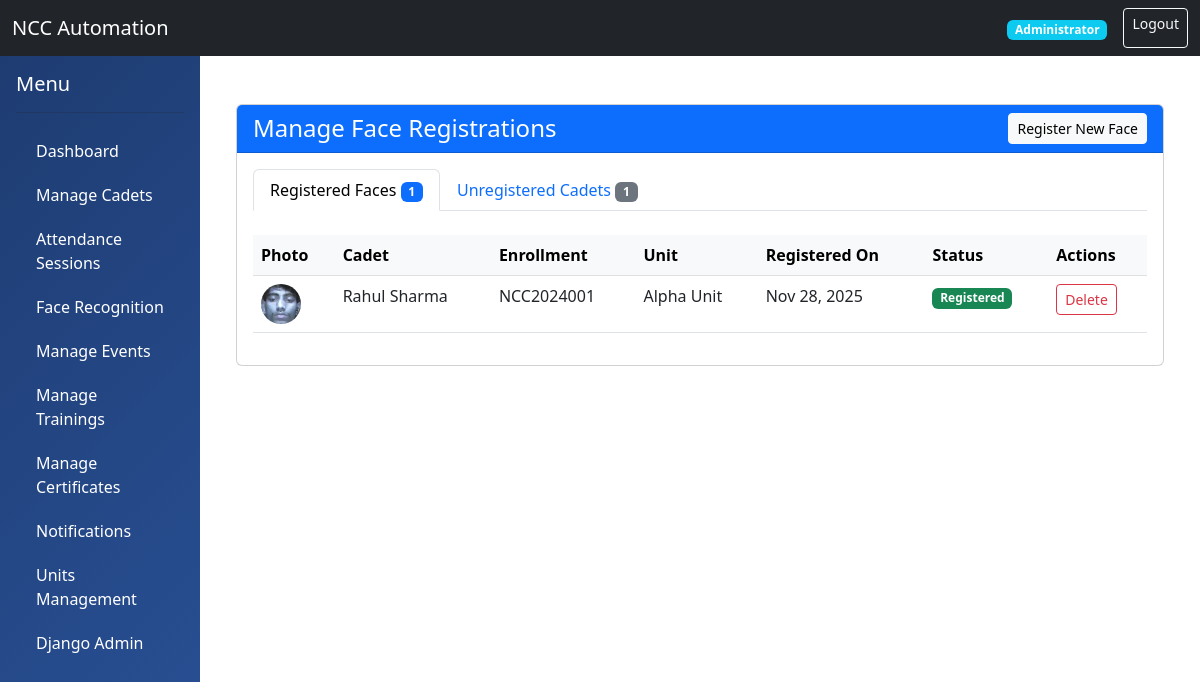
/attendance/face/manage/ (signed in), run on the app's committed database.
### accounts/models.py (models this page shows, shortened)
class User(AbstractUser):
    ROLE_CHOICES = (
        ('ADMIN', 'Administrator'),
        ('OFFICER', 'NCC Officer'),
        ('CADET', 'Cadet'),
    )
    role = models.CharField(max_length=10, choices=ROLE_CHOICES, default='CADET')
    phone_number = models.CharField(max_length=15, blank=True, null=True)
    profile_picture = models.ImageField(upload_to='profiles/', blank=True, null=True)
    date_of_birth = models.DateField(blank=True, null=True)
    address = models.TextField(blank=True, null=True)
    created_at = models.DateTimeField(auto_now_add=True)
    updated_at = models.DateTimeField(auto_now=True)
    is_active_member = models.BooleanField(default=True)
    class Meta:
        db_table = 'users'
        permissions = (
            ('can_view_all_cadets', 'Can view all cadets'),
            ('can_manage_unit', 'Can manage unit'),
            ('can_mark_attendance', 'Can mark attendance'),
            ('can_create_events', 'Can create events'),
        )

class Cadet(models.Model):
    RANK_CHOICES = (
        ('CDT', 'Cadet'),
        ('LCPL', 'Lance Corporal'),
        ('CPL', 'Corporal'),
        ('SGT', 'Sergeant'),
        ('SUO', 'Senior Under Officer'),
    )
    user = models.OneToOneField(User, on_delete=models.CASCADE, related_name='cadet_profile')
    rank = models.CharField(max_length=10, choices=RANK_CHOICES, default='CDT')
    unit = models.ForeignKey('units.Unit', on_delete=models.SET_NULL, null=True, related_name='cadets')
    enrollment_number = models.CharField(max_length=50, unique=True)
    enrollment_date = models.DateField()
    college_name = models.CharField(max_length=200)
    course = models.CharField(max_length=100)
    year_of_study = models.IntegerField()
    roll_number = models.CharField(max_length=50)
    parent_name = models.CharField(max_length=200)
    parent_phone = models.CharField(max_length=15)
    parent_email = models.EmailField(blank=True, null=True)
    emergency_contact = models.CharField(max_length=15)
    blood_group = models.CharField(max_length=5, blank=True)
    height = models.DecimalField(max_digits=5, decimal_places=2, blank=True, null=True)
    weight = models.DecimalField(max_digits=5, decimal_places=2, blank=True, null=True)
    assigned_officer = models.ForeignKey(Officer, on_delete=models.SET_NULL, null=True, blank=True, related_name='assigned_cadets')
    class Meta:
        db_table = 'cadets'

### attendance/face_recognition/models.py (models this page shows, shortened)
class FaceEncoding(models.Model):
    cadet = models.OneToOneField(
        Cadet,
        on_delete=models.CASCADE,
        related_name='face_encoding',
        help_text="The cadet this face encoding belongs to"
    )
    encoding = models.BinaryField(help_text="Pickled face encoding data")
    face_thumbnail = models.ImageField(
        upload_to='face_thumbnails/',
        help_text="Thumbnail of the registered face"
    )
    is_active = models.BooleanField(
        default=True,
        help_text="Whether this face encoding is active"
    )
    created_at = models.DateTimeField(auto_now_add=True)
    updated_at = models.DateTimeField(auto_now=True)
    class Meta:
        db_table = 'face_encodings'
        verbose_name = 'Face Encoding'
        verbose_name_plural = 'Face Encodings'

### units/models.py (models this page shows, shortened)
class Unit(models.Model):
    WING_CHOICES = (
        ('ARMY', 'Army Wing'),
        ('NAVY', 'Navy Wing'),
        ('AIR', 'Air Wing'),
    )
    name = models.CharField(max_length=200)
    wing = models.CharField(max_length=10, choices=WING_CHOICES)
    unit_code = models.CharField(max_length=50, unique=True)
    location = models.CharField(max_length=200)
    contact_email = models.EmailField()
    contact_phone = models.CharField(max_length=15)
    established_date = models.DateField(blank=True, null=True)
    is_active = models.BooleanField(default=True)
    created_at = models.DateTimeField(auto_now_add=True)
    class Meta:
        db_table = 'units'
        ordering = ['name']

### attendance/views_face_recognition.py (the view)
@login_required
def face_management_view(request):
    if not (request.user.is_staff or hasattr(request.user, 'officer_profile')):
        return HttpResponse("You are not authorized to access this page.", status=403)
    unit = None
    if hasattr(request.user, 'officer_profile'):
        unit = request.user.officer_profile.unit
    try:
        cadets_with_faces = Cadet.objects.filter(
            face_encoding__isnull=False
        )
    except OperationalError as e:
        context = {
            'cadets_with_faces': [],
            'cadets_without_faces': [],
            'unit': None,
            'db_error': True,
            'db_error_message': str(e)
        }
        return render(request, 'attendance/face_management.html', context)
    if unit:
        cadets_with_faces = cadets_with_faces.filter(unit=unit)
    cadets_without_faces = Cadet.objects.filter(
        face_encoding__isnull=True
    )
    if unit:
        cadets_without_faces = cadets_without_faces.filter(unit=unit)
    context = {
        'cadets_with_faces': cadets_with_faces,
        'cadets_without_faces': cadets_without_faces,
        'unit': unit
    }
    return render(request, 'attendance/face_management.html', context)

### templates/attendance/face_management.html (shortened to what this page needs)
{% extends 'base.html' %}
{% load static %}
{% block content %}
<div class="container mt-4">
    <div class="card">
        <div class="card-header bg-primary text-white">
            <div class="d-flex justify-content-between align-items-center">
                <h4 class="mb-0">Manage Face Registrations</h4>
                <div>
                    <a href="{% url 'face_register' %}" class="btn btn-sm btn-light">
                         Register New Face
                    </a>
                </div>
            </div>
        </div>
        <div class="card-body">
            <ul class="nav nav-tabs mb-4" id="faceTabs" role="tablist">
                <li class="nav-item" role="presentation">
                    <button class="nav-link active" id="registered-tab" data-bs-toggle="tab"
                            data-bs-target="#registered" type="button" role="tab"
                            aria-controls="registered" aria-selected="true">
                        Registered Faces <span class="badge bg-primary">{{ cadets_with_faces.count }}</span>
                    </button>
                </li>
                <li class="nav-item" role="presentation">
                    <button class="nav-link" id="unregistered-tab" data-bs-toggle="tab"
                            data-bs-target="#unregistered" type="button" role="tab"
                            aria-controls="unregistered" aria-selected="false">
                        Unregistered Cadets <span class="badge bg-secondary">{{ cadets_without_faces.count }}</span>
                    </button>
                </li>
            </ul>
            <div class="tab-content" id="faceTabsContent">
                <div class="tab-pane fade show active" id="registered" role="tabpanel" aria-labelledby="registered-tab">
                    {% if cadets_with_faces %}
                        <div class="table-responsive">
                            <table class="table table-hover">
                                <thead class="table-light">
                                    <tr>
                                        <th>Photo</th>
                                        <th>Cadet</th>
                                        <th>Enrollment</th>
                                        <th>Unit</th>
                                        <th>Registered On</th>
                                        <th>Status</th>
                                        <th>Actions</th>
                                    </tr>
                                </thead>
                                <tbody>
                                    {% for cadet in cadets_with_faces %}
                                        <tr>
                                            <td>
                                                <img src="{{ cadet.face_encoding.face_thumbnail.url }}"
                                                     alt="{{ cadet.user.get_full_name }}"
                                                     class="rounded-circle"
                                                     style="width: 40px; height: 40px; object-fit: cover;">
                                            </td>
                                            <td>{{ cadet.user.get_full_name }}</td>
                                            <td>{{ cadet.enrollment_number }}</td>
                                            <td>{{ cadet.unit.name }}</td>
                                            <td>{{ cadet.face_encoding.created_at|date:"M j, Y" }}</td>
                                            <td>
                                                <span class="badge bg-success">Registered</span>
                                            </td>
                                            <td>
                                                <button class="btn btn-sm btn-outline-danger delete-face"
                                                        data-cadet-id="{{ cadet.id }}"
                                                        data-cadet-name="{{ cadet.user.get_full_name }}">
                                                     Delete
                                                </button>
                                            </td>
                                        </tr>
                                    {% endfor %}
                                </tbody>
                            </table>
                        </div>
                    {% else %}
                        <div class="text-center py-5">
                            <i class="fas fa-user-shield fa-4x text-muted mb-3"></i>
                            <h5>No faces registered yet</h5>
                            <p class="text-muted">Register faces to enable face recognition attendance.</p>
                        </div>
                    {% endif %}
                </div>
            </div>
        </div>
    </div>
</div>
{% endblock %}

### templates/base.html (shortened to what this page needs)
<!DOCTYPE html>
<html lang="en">
<head>
    <link href="https://cdn.jsdelivr.net/npm/bootstrap@5.3.0/dist/css/bootstrap.min.css" rel="stylesheet">
</head>
<body>
    <nav class="navbar navbar-expand-lg navbar-dark bg-dark">
        <div class="container-fluid">
            <a class="navbar-brand" href="{% url 'dashboard' %}">NCC Automation</a>
            <div class="d-flex">
                {% if user.is_authenticated %}
                <span class="navbar-text me-3">
                    <span class="badge bg-info">{{ user.get_role_display }}</span>
                </span>
                <a href="{% url 'logout' %}" class="btn btn-outline-light btn-sm">Logout</a>
                {% endif %}
            </div>
        </div>
    </nav>
    <div class="container-fluid">
        <div class="row">
            {% if user.is_authenticated %}
            <div class="col-md-2 sidebar p-0">
                <div class="p-3">
                    <h5 class="text-white">Menu</h5>
                    <hr class="bg-white">
                    <a href="{% url 'dashboard' %}">Dashboard</a>
                    {% if user.role != 'CADET' %}
                        <a href="{% url 'cadet_list' %}">Manage Cadets</a>
                        <a href="{% url 'attendance_session_list' %}">Attendance Sessions</a>
                        <a href="{% url 'face_management' %}">Face Recognition</a>
                        <a href="{% url 'event_list' %}">Manage Events</a>
                        <a href="{% url 'training_list' %}">Manage Trainings</a>
                        <a href="{% url 'certificate_list' %}">Manage Certificates</a>
                        <a href="{% url 'notification_list' %}">Notifications</a>
                    {% endif %}
                    {% if user.role == 'ADMIN' %}
                        <a href="{% url 'unit_list' %}">Units Management</a>
                        <a href="/admin/">Django Admin</a>
                    {% endif %}
                </div>
            </div>
            {% endif %}
            <div class="col-md-10 p-4">
                {% block content %}{% endblock %}
            </div>
        </div>
    </div>
</body>
</html>

### templates/base.html (style rules this page uses)
.sidebar { min-height: 100vh; background: linear-gradient(135deg, #1e3c72 0%, #2a5298 100%); }
.sidebar a { color: white; text-decoration: none; padding: 10px 20px; display: block; transition: all 0.3s; }

### data on the page
User: role "Administrator"
Cadet: face_encoding.face_thumbnail (picture), user.get_full_name "Rahul Sharma", enrollment_number "NCC2024001", unit.name "Alpha Unit", face_encoding.created_at "Nov 28, 2025"

### other printed values
{{ cadets_with_faces.count }} "1"
{{ cadets_without_faces.count }} "1"
